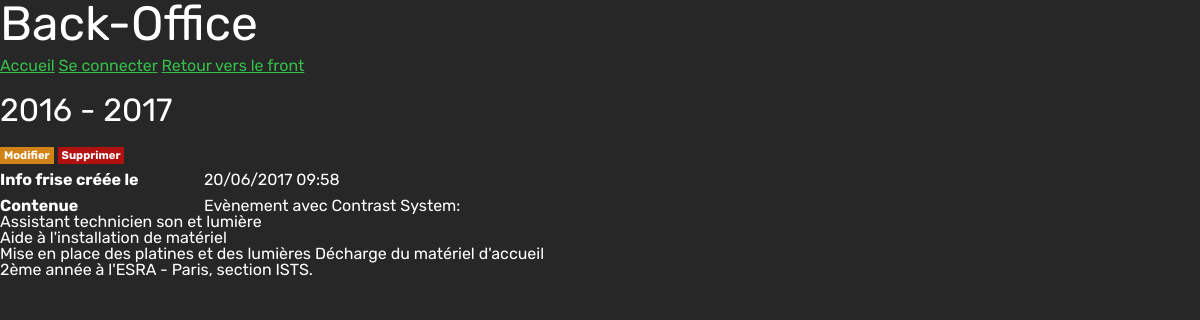
Page /back/frise.php?id=2 on the committed database.
### tables this page shows
CREATE TABLE `contenue` (
  `id` int(11) NOT NULL,
  `created` datetime NOT NULL,
  `updated` datetime NOT NULL,
  `titre` varchar(50) NOT NULL,
  `texte` text NOT NULL
);

### config/functions.php (called while the page is built, shortened)
<?php
function dateEU($input, $hour = false){
	if(empty($input))
		return 'n.c.';
	else{
		$time = new DateTime($input);
		if($hour)
			return $time->format('d/m/Y H:i');
		else
			return $time->format('d/m/Y');
	}
}

### back/frise.php (the view, shortened to what this page needs)
<?php
include('../config/settings.php');
$contenue = $db->prepare('SELECT * FROM contenue WHERE id = :i');
$contenue->bindParam(':i', $_GET['id'], PDO::PARAM_INT);
$contenue->execute();
if($contenue->rowCount() == 0)
	redirect('index.php');
else
	$data = $contenue->fetch(PDO::FETCH_ASSOC);
?><!DOCTYPE html>
<html>
<head>
	<?php include('../includes/head-back.php'); ?>
</head>
<body>
	<?php include('../includes/header-back.php'); ?>
	<article>
		<h1><?= $data['titre'] ?></h1>
		<p>
			<a class="btn btn-small btn-warning" href="updateFrise.php?id=<?= $data['id'] ?>">Modifier</a>
			<a class="btn btn-small btn-error" href="../core/deleteFrise.php?id=<?= $data['id'] ?>">Supprimer</a>
		</p>
		<p>
			<span class="label">Info frise créée le</span>
			<?= dateEU($data['created'], true) ?>
		</p>
        <p><span class="label">Contenue</span>
            <?= $data['texte'] ?></p>
	</article>
</body>
</html>

### css/main-back.css (style rules this page uses)
html { font-family: 'Rubik', sans-serif; font-size: 100%; background: #272727; color: #FFFFFF; }
article, form { margin-bottom: 20px; }
form h1, article h1 { font-size: 2rem; margin-bottom: 20px; }
p { margin-bottom: 10px; }
form label, span.label { display: inline-block; width: 200px; font-weight: bold; vertical-align: top; }
.btn { cursor: pointer; padding: 5px 10px; border: none; background: #fff; font-weight: bold; text-decoration: none; }
.btn-small { padding: 2px 4px; font-size: 0.7rem; }
.btn-warning { background: #d18317; color: #fff; }
.btn-error { background: #b21111; color: #fff; }
a { color: #1E89CC; }

### rows in the picture
contenue: titre "2016 - 2017", created "20/06/2017 09:58", texte "Evènement avec Contrast System: Assistant technicien son et lumière Aide à l'installation de matériel Mise en place des platines et des lumières Décharge du matériel d'accueil 2ème année à l'ESRA - Paris, section ISTS."
